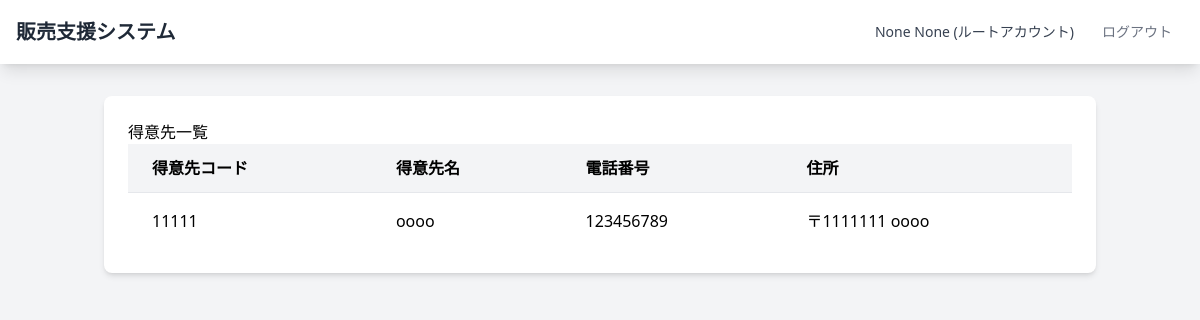
Page /sales/customers/ (signed in) on the earlier database version.
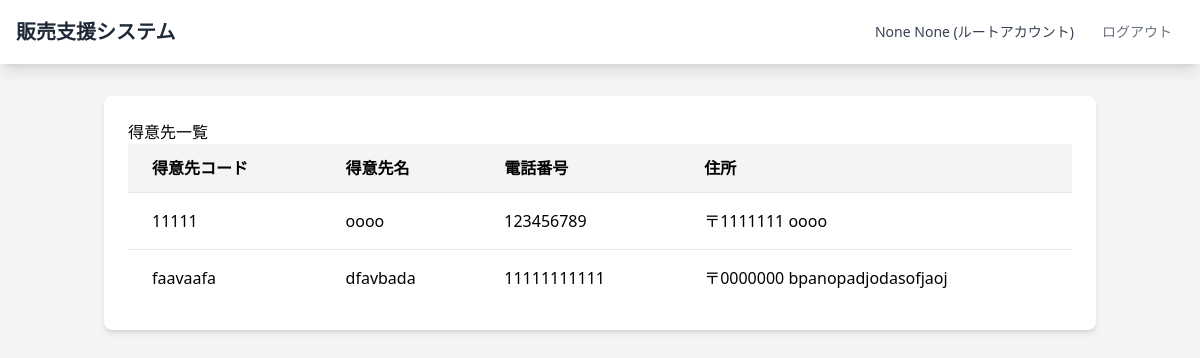
Same page on the later database version.
### sales/models.py (models this page shows, shortened)
class Customer(models.Model):
    customer_code = models.CharField("得意先コード", max_length=10, unique=True)
    customer_name = models.CharField("得意先名", max_length=100)
    phone_number = models.CharField("電話番号", max_length=15)
    postal_code = models.CharField("郵便番号", max_length=8)
    address = models.CharField("住所", max_length=200)
    email = models.EmailField("メールアドレス")
    class Meta:
        verbose_name = "得意先"
        verbose_name_plural = "得意先一覧"
        ordering = ['customer_code']  # 得意先コード順にソート

### sales/views.py (the view)
# urls.py: path('customers/', views.CustomerListView.as_view(), name='customer_list'),
class CustomerListView(LoginRequiredMixin, ListView):
    model = Customer
    template_name = 'sales/customer_list.html'
    context_object_name = 'customers'
    ordering = ['customer_code']  # コード順にソート
    def get_context_data(self, **kwargs):
        context = super().get_context_data(**kwargs)
        user = self.request.user
        context['can_edit'] = user.account_type == 'root' or (
            user.department and user.department.name == '営業部'
        )
        return context

### templates/sales/customer_list.html (shortened to what this page needs)
{% extends "base.html" %}
{% load widget_tweaks %}
{% block title %}
<div class="h1">得意先一覧</div>
{% endblock %}
{% block content %}
<div class="overflow-x-auto">
    <table class="min-w-full bg-white">
        <thead class="bg-gray-100">
            <tr>
                <th class="px-6 py-3 border-b text-left">得意先コード</th>
                <th class="px-6 py-3 border-b text-left">得意先名</th>
                <th class="px-6 py-3 border-b text-left">電話番号</th>
                <th class="px-6 py-3 border-b text-left">住所</th>
            </tr>
        </thead>
        <tbody class="divide-y divide-gray-200">
            {% for customer in customers %}
            <tr>
                <td class="px-6 py-4">{{ customer.customer_code }}</td>
                <td class="px-6 py-4">{{ customer.customer_name }}</td>
                <td class="px-6 py-4">{{ customer.phone_number }}</td>
                <td class="px-6 py-4">〒{{ customer.postal_code }} {{ customer.address }}</td>
            </tr>
            {% endfor %}
        </tbody>
    </table>
</div>
{% endblock %}

Differences in the rows shown:
added Customer: customer_code "faavaafa", customer_name "dfavbada", phone_number "11111111111", postal_code "0000000", address "bpanopadjodasofjaoj"
